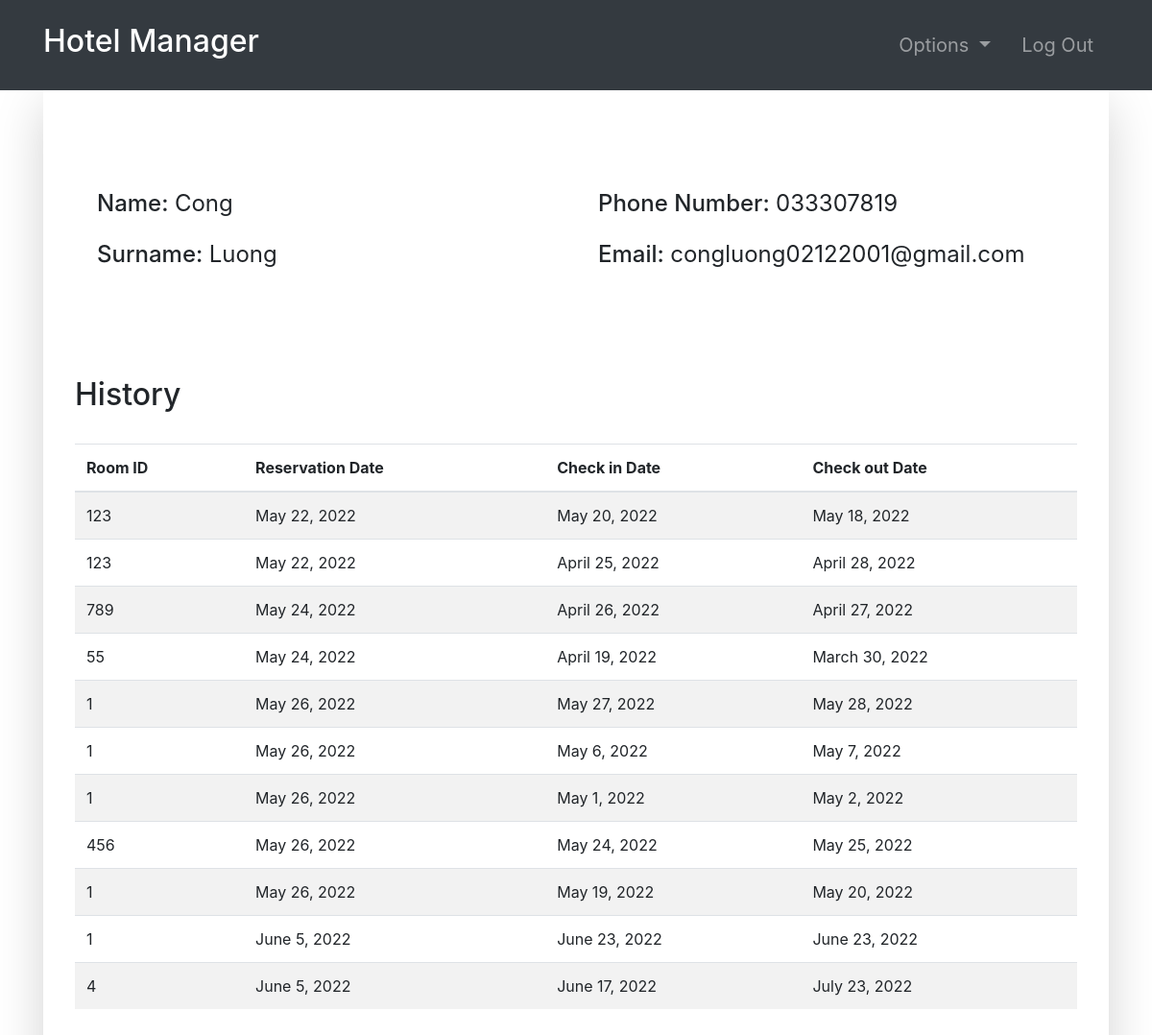
Page /guest-profile/2 (signed in) on the committed database.
### accounts/models.py (models this page shows, shortened)
class Guest(models.Model):
    user = models.OneToOneField(User, null=True, on_delete=models.CASCADE)
    phoneNumber = PhoneNumberField(unique=True)

### room/models.py (models this page shows, shortened)
class Booking(models.Model):
    roomNumber = models.ForeignKey(Room, on_delete=models.CASCADE)
    guest = models.ForeignKey(Guest, null=True, on_delete=models.CASCADE)
    dateOfReservation = models.DateField(default=timezone.now)
    startDate = models.DateField()
    endDate = models.DateField()

class Room(models.Model):
    ROOM_TYPES = (
        ('A', 'A'),
        ('B', 'B'),
        ('C', 'C'),
    )
    number = models.IntegerField(primary_key=True)
    capacity = models.SmallIntegerField()
    numberOfBeds = models.SmallIntegerField()
    roomType = models.CharField(max_length=20, choices=ROOM_TYPES)
    price = models.FloatField()
    statusStartDate = models.DateField(null=True)
    statusEndDate = models.DateField(null=True)
    def __str__(self):
        return str(self.number)

### accounts/views.py (the view, shortened to what this page needs)
# urls.py: path('guest-profile/<str:pk>', guest_profile, name="guest-profile"),
@login_required(login_url='login')
def guest_profile(request, pk):
    tempUser = User.objects.get(id=pk)
    guest = Guest.objects.get(user=tempUser)
    role = str(request.user.groups.all()[0])
    path = role + "/"
    bookings = Booking.objects.filter(guest=guest)
    context = {
        "role": role,
        "guest": guest,
        "bookings": bookings
    }
    return render(request, path + "guest-profile.html", context)

### Templates/admin/guest-profile.html
{% extends '../index.html' %}
{% block context %}
{% include '../common_pages/guest-profile.html' %}
{% endblock %}

### Templates/common_pages/guest-profile.html (shortened to what this page needs)
<div class="container">
    <div class="shadow-lg p-5">
        <div class="row mt-5">
            <div class="col-6">
                <form action="" method="POST">
                    <div class="p-2 h4">
                        <span>Name:</span>
                        {% if guest.user.id != request.user.id %}
                        <span class="font-weight-normal">{{guest.user.first_name}} </span>
                        {% else %}
                        <input type="text" class="form-control border border-secondary" id="id_first_name"
                            value="{{guest.user.first_name}}" name="first_name">
                        {% endif %}
                    </div>
                    <div class="p-2 h4">
                        <span>Surname:</span>
                        {% if guest.user.id != request.user.id %}
                        <span class="font-weight-normal"> {{guest.user.last_name}}</span>
                        {% else %}
                        <input type="text" class="form-control border border-secondary" id="id_last_name"
                            value="{{guest.user.last_name}}" name="last_name">
                        {% endif %}
                    </div>
            </div>
            <div class="col-6">
                <div class="p-2 h4">
                    <span>Phone Number: </span>
                    {% if guest.user.id != request.user.id %}
                    <span class="font-weight-normal">{{guest.phoneNumber}}</span>
                    {% else %}
                    <input type="text" class="form-control border border-secondary" id="id_phoneNumber"
                        value="{{guest.phoneNumber}}" name="phoneNumber">
                    {% endif %}
                </div>
                <div class="p-2 h4">
                    <span>Email:</span>
                    {% if guest.user.id != request.user.id %}
                    <span class="font-weight-normal"> {{guest.user.email}}</span>
                    {% else %}
                    <input type="text" class="form-control border border-secondary" id="id_email"
                        value="{{guest.user.email}}" name="guest.user.email">
                    {% endif %}
                </div>
            </div>
        </div>
        <br>
        <br>
        <div class="row">
            <div class="table-responsive table-striped my-5">
                <div class="table-header row">
                    <div class="col-sm-12 col-md-12 col-lg-4 mb-4">
                        <h2>History</h2>
                    </div>
                </div>
                <table class="table table-hover">
                    <thead>
                        <tr>
                            <th>Room ID</th>
                            <th>Reservation Date</th>
                            <th>Check in Date</th>
                            <th>Check out Date</th>
                        </tr>
                    </thead>
                    <tbody>
                        {% for bo in bookings %}
                        <tr>
                            <td>{{bo.roomNumber}}</td>
                            <td>{{bo.dateOfReservation}}</td>
                            <td>{{bo.startDate}}</td>
                            <td>{{bo.endDate}}</td>
                        </tr>
                        {% endfor %}
                    </tbody>
                </table>
            </div>
        </div>
    </div>
</div>

### static/css/main.css (style rules this page uses)
* { margin: 0; padding: 0; -webkit-font-smoothing: antialiased; }
body { position: relative; }

### rows in the picture
Guest: user.first_name "Cong", user.last_name "Luong", phoneNumber "033307819", user.email "congluong02122001@gmail.com"
Booking: roomNumber "123", dateOfReservation "May 22, 2022", startDate "May 20, 2022", endDate "May 18, 2022"
Booking: roomNumber "123", dateOfReservation "May 22, 2022", startDate "April 25, 2022", endDate "April 28, 2022"
Booking: roomNumber "789", dateOfReservation "May 24, 2022", startDate "April 26, 2022", endDate "April 27, 2022"
Booking: roomNumber "55", dateOfReservation "May 24, 2022", startDate "April 19, 2022", endDate "March 30, 2022"
Booking: roomNumber "1", dateOfReservation "May 26, 2022", startDate "May 27, 2022", endDate "May 28, 2022"
Booking: roomNumber "1", dateOfReservation "May 26, 2022", startDate "May 6, 2022", endDate "May 7, 2022"
Booking: roomNumber "1", dateOfReservation "May 26, 2022", startDate "May 1, 2022", endDate "May 2, 2022"
Booking: roomNumber "456", dateOfReservation "May 26, 2022", startDate "May 24, 2022", endDate "May 25, 2022"
Booking: roomNumber "1", dateOfReservation "May 26, 2022", startDate "May 19, 2022", endDate "May 20, 2022"
Booking: roomNumber "1", dateOfReservation "June 5, 2022", startDate "June 23, 2022", endDate "June 23, 2022"
Booking: roomNumber "4", dateOfReservation "June 5, 2022", startDate "June 17, 2022", endDate "July 23, 2022"

### other values in the picture
{{ "Hotel Manager" }} "Hotel Manager"
